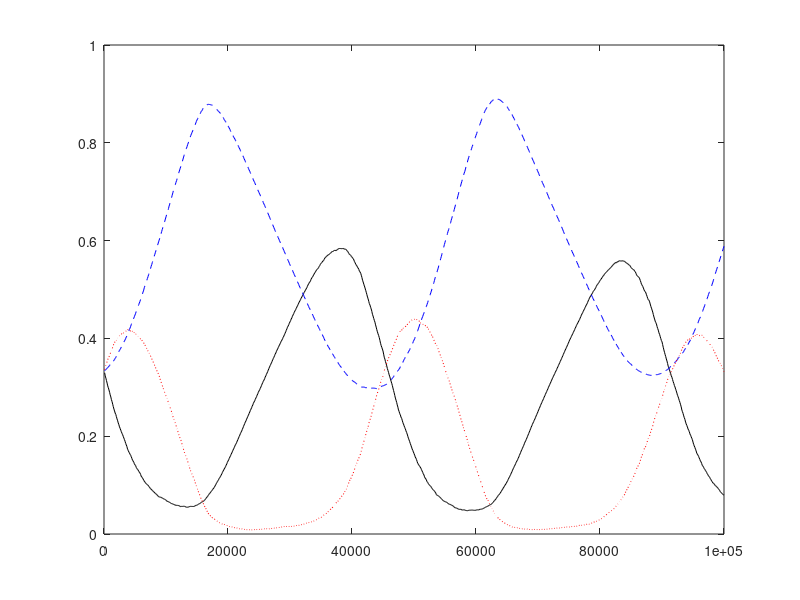

This figure's MATLAB source:
init_num = 10000 ;  %三个种群的初始数量 
tot = 3 * init_num ;
papr = init_num ;
scss = init_num ;
rock = init_num ;
pck_1 = 0 ; pck_2 = 0 ;
plyr_1 = 0 ; plyr_2 = 0 ; 

data_pnt = 1000 ;   %数据点的数量
x_axs = 1 : data_pnt ;
p_p = 1 : data_pnt ;
p_s = 1 : data_pnt ;
p_r = 1 : data_pnt ;
tem = 1 ; cnt = 0 ; d_out = 0 ;

while(tem < 100 * data_pnt )
    
    pck_1 = tot * rand(1) ;
    pck_2 = tot * rand(1) ;
    
    if pck_1 < rock plyr_1 = 1 ;    %随机挑选竞争者 , [0,rock)是Rock 
    else 
        if pck_1 < tot - papr plyr_1 = 2 ;  %[rock,rock+scss)是Scissors
        else plyr_1 = 5 ; end   %(rock+scss,tot]是Paper
    end
        
    if pck_2 < rock plyr_2 = 1 ;
    else 
        if pck_2 < tot - papr plyr_2 = 2 ;
        else plyr_2 = 5 ; end
    end
    
    if plyr_1 == plyr_2     %相同则为无效竞争 , 跳过
        continue 
    end
    switch plyr_1
    case 1 
        if plyr_2 == 2 rock=rock+1 ; scss=scss-1 ;
        else rock=rock-5 ; papr=papr+5 ; end 
    case 2
        if plyr_2 == 1 rock=rock+1 ; scss=scss-1 ;
        else scss=scss+2 ; papr=papr-2 ; end 
    case 5
        if plyr_2 == 1 rock=rock-5 ; papr=papr+5 ;
        else scss=scss+2 ; papr=papr-2 ; end
    end
    
    if rock <= 0 || scss <= 0 || papr <= 0  %某一种群灭绝 , 终止
        d_out = 1 ;
        break ;
    end
    
    tem=tem+1 ;
    if cnt < floor(tem/100)     %每竞争100次记录一个数据点
        cnt = floor(tem/100) ;
        p_r(cnt) = rock / tot ;
        p_s(cnt) = scss / tot ;
        p_p(cnt) = papr / tot ;
    end
    
end 

x_axs=100*x_axs ;
if d_out
    plot(x_axs(1 : cnt),p_r(1 : cnt),'k' , x_axs(1 : cnt),p_s(1 : cnt),'b--' , x_axs(1 : cnt),p_p(1 : cnt),'r:') ;
else plot(x_axs,p_r,'k' , x_axs,p_s,'b--' , x_axs,p_p,'r:') ;
end

%计算积分比例
%if d_out
%    p1=trapz(x_axs(1 : cnt) , p_r(1 : cnt)) ; 
%    p2=trapz(x_axs(1 : cnt) , p_s(1 : cnt)) ;
%    p3=trapz(x_axs(1 : cnt) , p_p(1 : cnt)) ;
    
%else
%    p1=trapz(x_axs , p_r) ;
%    p2=trapz(x_axs , p_s) ;
%    p3=trapz(x_axs , p_p) ;
%end

%disp(p1 / (p1 + p2 + p3)) ;
%disp(p2 / (p1 + p2 + p3)) ;
%disp(p3 / (p1 + p2 + p3)) ;
